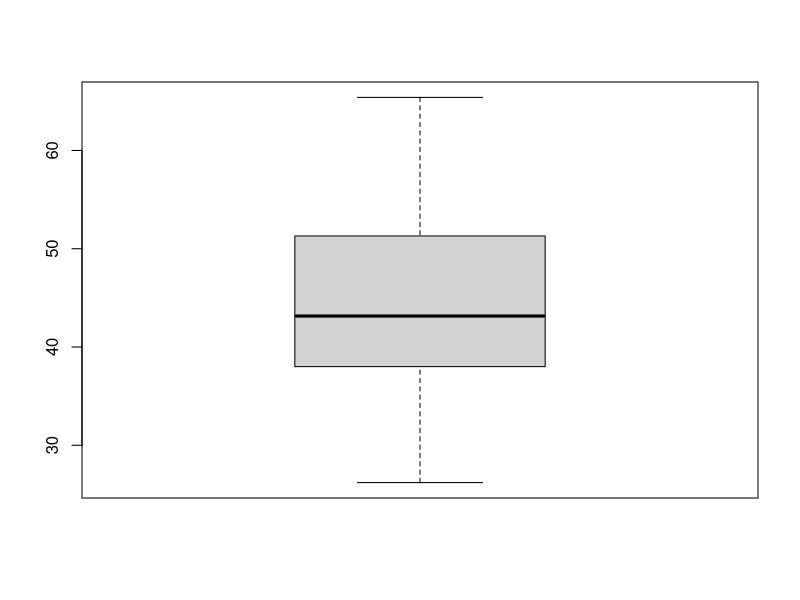
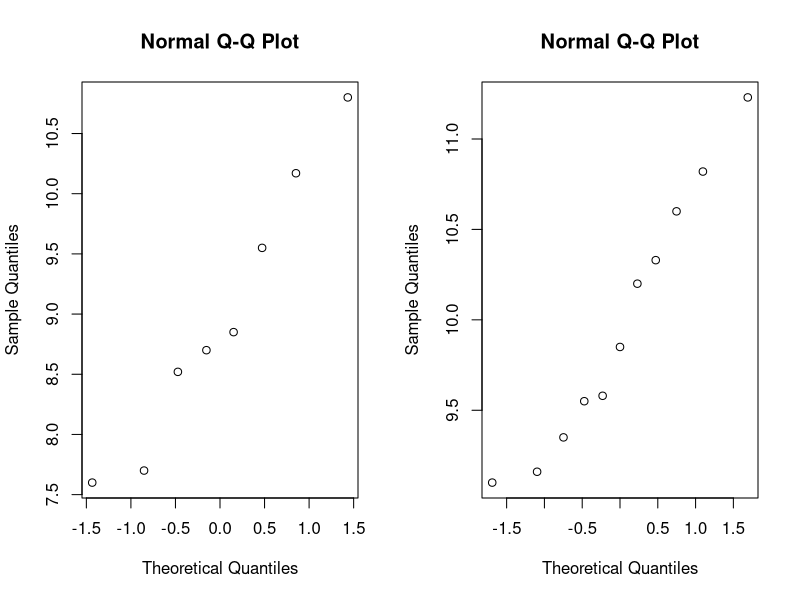
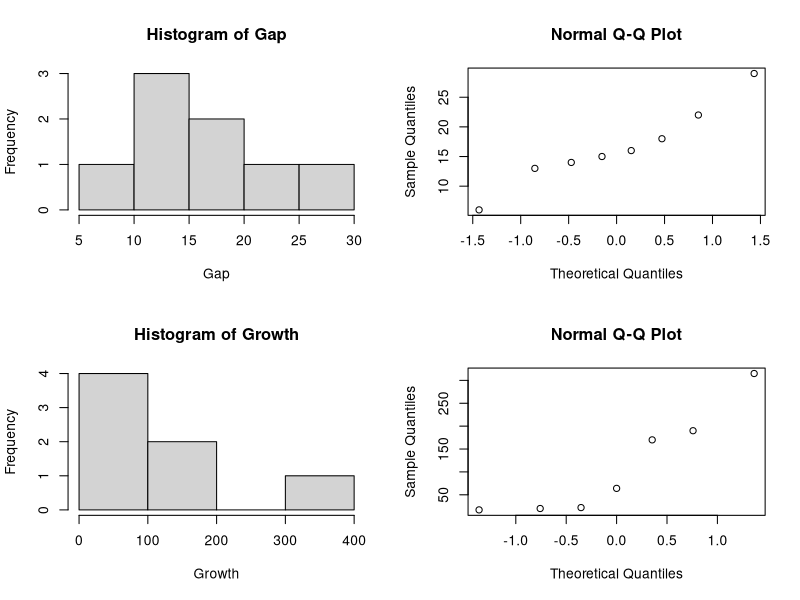

Recreate these plots in R, in order.
x=c(9.4,13.4,15.6,16.2,16.4,16.8,18.1,18.7,18.9,
    19.1,19.3,20.1,20.4,21.6,21.9,23.4,23.5,24.8,24.9,26.8)
S = x-22
Sminus = sum(S<0)
Splus = sum(S>0)
binom.test(sum(S > 0), length(S), p=0.5, alternative="less")


x= c(35.5, 44.5, 39.8, 33.3, 51.4, 51.3, 30.5, 48.9, 42.1, 40.3,
     46.8, 38.0, 40.1, 36.8, 39.3, 65.4, 42.6, 42.8, 59.8, 52.4, 26.2,
     60.9, 45.6, 27.1, 47.3, 36.6, 55.6, 45.1, 52.2, 43.5)
median(x)

11:01
boxplot(x)
11:01
wilcox.test(x, mu=45, alternative="two.sided")


A = c(8.52,  8.70,  9.55, 10.80,  8.85, 10.17,  7.60,  7.70)
B= c(10.20,  9.55,  9.35,  9.85,  9.16, 10.60, 11.23,  9.10,
     9.58, 10.82, 10.33)
par(mfrow=c(1,2))
qqnorm(A)
qqnorm(B)
t.test(A, B)

Placebo= c(7, 5, 6, 4, 12)
NewDrug= c(3, 6, 4, 2, 1)
wilcox.test(NewDrug, Placebo)


Gap=c(22, 29, 13, 16, 15, 18, 14, 6)
Growth=c(17, 20, 170,315, 22, 190, 64)
par(mfrow=(c(2,2)))
hist(Gap); qqnorm(Gap);hist(Growth);qqnorm(Growth)
wilcox.test(Gap, Growth)
